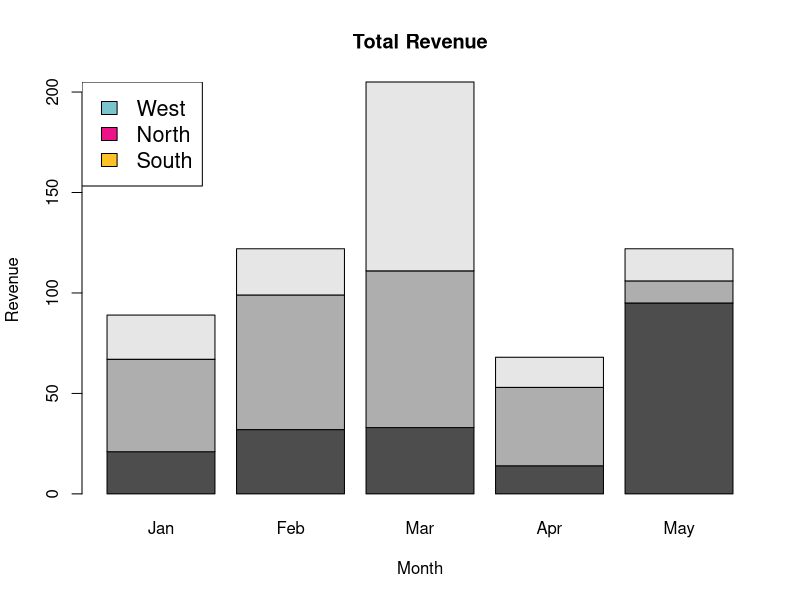

R code for this plot:
library(RColorBrewer)
months <- c("Jan","Feb","Mar","Apr","May")
regions <- c("West","North","South")
# Creating the matrix of the values.
Values <- matrix(c(21,32,33,14,95,46,67,78,39,11,22,23,94,15,16), nrow = 3, ncol = 5, byrow = TRUE)
# Giving the chart file a name
png(file = "stacked_chart.png")
# Creating the bar chart
barplot(Values, main = "Total Revenue", names.arg = months, xlab = "Month", ylab = "Revenue", ccol
        =c("cadetblue3","deeppink2","goldenrod1"))
# Adding the legend to the chart
legend("topleft", regions, cex = 1.3, fill = c("cadetblue3","deeppink2","goldenrod1"))
# Saving the file
dev.off()